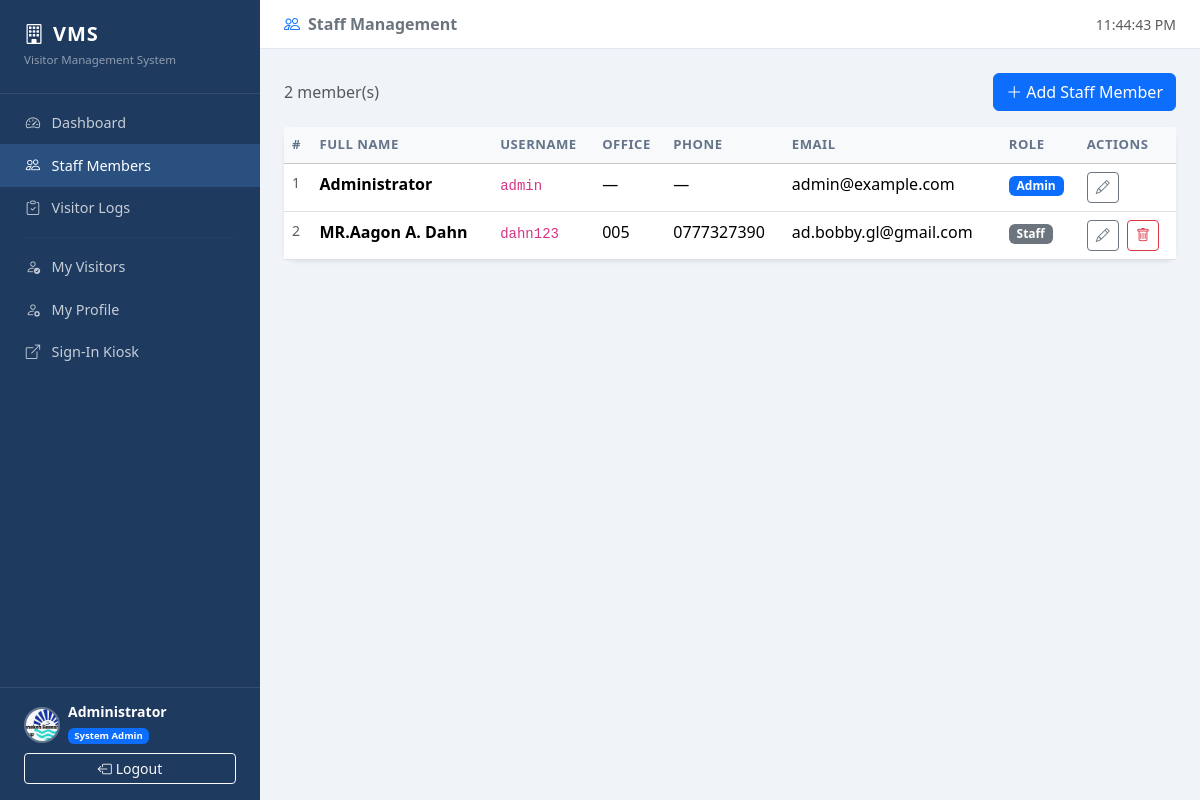
Screenshot of /admin/staff (signed in) with the database file from the repository.
### app.py (models this page shows, shortened)
class User(UserMixin, db.Model):
    __tablename__ = 'users'
    id = db.Column(db.Integer, primary_key=True)
    full_name = db.Column(db.String(120), nullable=False)
    office_number = db.Column(db.String(50), default='')
    phone = db.Column(db.String(30), default='')
    email = db.Column(db.String(120), default='')
    username = db.Column(db.String(80), unique=True, nullable=False)
    password_hash = db.Column(db.String(256), nullable=False)
    is_admin = db.Column(db.Boolean, default=False)
    avatar = db.Column(db.String(200), default='')
    created_at = db.Column(db.DateTime, default=datetime.utcnow)
    visits = db.relationship('Visit', backref='staff', lazy=True,
                             cascade='all, delete-orphan')

### app.py (the view)
@app.route('/admin/staff')
@admin_required
def admin_staff():
    staff = User.query.order_by(User.full_name).all()
    return render_template('admin/staff.html', staff=staff)

### app.py (called while the page is built)
@login_manager.user_loader
def load_user(user_id):
    return db.session.get(User, int(user_id))

def admin_required(f):
    @wraps(f)
    @login_required
    def decorated(*args, **kwargs):
        if not current_user.is_admin:
            flash('Admin access required.', 'danger')
            return redirect(url_for('dashboard'))
        return f(*args, **kwargs)
    return decorated

### templates/admin/staff.html (shortened to what this page needs)
{% extends "base.html" %}
{% block page_title %}<i class="bi bi-people me-2 text-primary"></i>Staff Management{% endblock %}
{% block content %}
<div class="d-flex justify-content-between align-items-center mb-3">
  <span class="text-muted">{{ staff | length }} member(s)</span>
  <button class="btn btn-primary" data-bs-toggle="modal" data-bs-target="#addModal">
    <i class="bi bi-plus-lg me-1"></i>Add Staff Member
  </button>
</div>
<div class="card border-0 shadow-sm" style="border-radius:12px;">
  <div class="card-body p-0">
    <div class="table-responsive">
      <table class="table table-hover mb-0">
        <thead class="table-light">
          <tr>
            <th>#</th><th>Full Name</th><th>Username</th>
            <th>Office</th><th>Phone</th><th>Email</th>
            <th>Role</th><th>Actions</th>
          </tr>
        </thead>
        <tbody>
          {% for member in staff %}
          <tr>
            <td class="text-muted small">{{ loop.index }}</td>
            <td class="fw-semibold">{{ member.full_name }}</td>
            <td><code>{{ member.username }}</code></td>
            <td>{{ member.office_number or '—' }}</td>
            <td>{{ member.phone or '—' }}</td>
            <td>{{ member.email or '—' }}</td>
            <td>
              {% if member.is_admin %}
              <span class="badge bg-primary">Admin</span>
              {% else %}
              <span class="badge bg-secondary">Staff</span>
              {% endif %}
            </td>
            <td>
              <button class="btn btn-sm btn-outline-secondary me-1"
                data-bs-toggle="modal" data-bs-target="#editModal{{ member.id }}">
                <i class="bi bi-pencil"></i>
              </button>
              {% if member.id != current_user.id %}
              <button class="btn btn-sm btn-outline-danger"
                data-bs-toggle="modal" data-bs-target="#delModal{{ member.id }}">
                <i class="bi bi-trash"></i>
              </button>
              {% endif %}
            </td>
          </tr>
          {% endfor %}
        </tbody>
      </table>
    </div>
  </div>
</div>
{% endblock %}

### templates/base.html (shortened to what this page needs)
<!DOCTYPE html>
<html lang="en">
<head>
  <link href="https://cdn.jsdelivr.net/npm/bootstrap@5.3.2/dist/css/bootstrap.min.css" rel="stylesheet">
  <link href="https://cdn.jsdelivr.net/npm/bootstrap-icons@1.11.3/font/bootstrap-icons.css" rel="stylesheet">
</head>
<body>
<div id="sidebar">
  <div class="brand">
    <h5><i class="bi bi-building me-2"></i>VMS</h5>
    <small>Visitor Management System</small>
  </div>
  <nav class="mt-2">
    {% if current_user.is_admin %}
    <a href="{{ url_for('admin_dashboard') }}" class="nav-link {% if request.endpoint == 'admin_dashboard' %}active{% endif %}">
      <i class="bi bi-speedometer2"></i> Dashboard
    </a>
    <a href="{{ url_for('admin_staff') }}" class="nav-link {% if request.endpoint == 'admin_staff' %}active{% endif %}">
      <i class="bi bi-people"></i> Staff Members
    </a>
    <a href="{{ url_for('admin_visitors') }}" class="nav-link {% if request.endpoint == 'admin_visitors' %}active{% endif %}">
      <i class="bi bi-clipboard-check"></i> Visitor Logs
    </a>
    <hr style="border-color:rgba(255,255,255,0.1); margin: 0.5rem 1.5rem;">
    {% endif %}
    <a href="{{ url_for('dashboard') }}" class="nav-link {% if request.endpoint == 'dashboard' %}active{% endif %}">
      <i class="bi bi-person-check"></i> My Visitors
    </a>
    <a href="{{ url_for('profile') }}" class="nav-link {% if request.endpoint == 'profile' %}active{% endif %}">
      <i class="bi bi-person-gear"></i> My Profile
    </a>
    <a href="{{ url_for('index') }}" class="nav-link" target="_blank">
      <i class="bi bi-box-arrow-up-right"></i> Sign-In Kiosk
    </a>
  </nav>
  <div class="sidebar-footer">
    <div class="d-flex align-items-center gap-2 mb-2">
      {% if current_user.avatar %}
      <img src="{{ url_for('static', filename='avatars/' + current_user.avatar) }}"
           class="avatar-sm" alt="avatar">
      {% else %}
      <div class="avatar-initials">{{ current_user.full_name[0].upper() }}</div>
      {% endif %}
      <div>
        <div class="text-white small fw-semibold" style="line-height:1.2;">{{ current_user.full_name }}</div>
        <div>
          {% if current_user.is_admin %}
          <span class="badge bg-primary" style="font-size:0.6rem;">System Admin</span>
          {% else %}
          <span class="badge bg-secondary" style="font-size:0.6rem;">Staff</span>
          {% endif %}
        </div>
      </div>
    </div>
    <a href="{{ url_for('logout') }}" class="btn btn-sm btn-outline-light w-100">
      <i class="bi bi-box-arrow-left me-1"></i>Logout
    </a>
  </div>
</div>
<div id="main">
  <div id="topbar">
    <span class="fw-semibold text-secondary">{% block page_title %}{% endblock %}</span>
    <span class="text-muted small" id="clock"></span>
  </div>
  <div id="content">
    {% block content %}{% endblock %}
  </div>
</div>
</body>
</html>

### templates/base.html (style rules this page uses)
:root { --sidebar-bg: #1e3a5f; --sidebar-hover: #2a5080; --accent: #2196F3; }
body { background: #f0f4f8; min-height: 100vh; }
#sidebar { width: 260px; min-height: 100vh; background: var(--sidebar-bg); position: fixed; top: 0; left: 0; z-index: 100; display: flex; flex-direction: column; transition: transform 0.3s; }
#sidebar .brand { padding: 1.4rem 1.5rem; border-bottom: 1px solid rgba(255,255,255,0.1); }
#sidebar .brand h5 { color: #fff; margin: 0; font-weight: 700; letter-spacing: 1px; }
#sidebar .brand small { color: rgba(255,255,255,0.5); font-size: 0.72rem; }
#sidebar .nav-link { color: rgba(255,255,255,0.75); padding: 0.65rem 1.5rem; display: flex; align-items: center; gap: 0.6rem; border-radius: 0; transition: background 0.15s, color 0.15s; font-size: 0.9rem; }
#sidebar .nav-link:hover, #sidebar .nav-link.active { background: var(--sidebar-hover); color: #fff; }
#sidebar .nav-link i { width: 18px; text-align: center; }
#sidebar .sidebar-footer { margin-top: auto; padding: 1rem 1.5rem; border-top: 1px solid rgba(255,255,255,0.1); }
.avatar-sm { width: 36px; height: 36px; border-radius: 50%; object-fit: cover; border: 2px solid rgba(255,255,255,0.3); }
#main { margin-left: 260px; min-height: 100vh; }
#topbar { background: #fff; border-bottom: 1px solid #e0e7ef; padding: 0.75rem 1.5rem; display: flex; align-items: center; justify-content: space-between; position: sticky; top: 0; z-index: 50; }
#content { padding: 1.5rem; }
.table th { font-weight: 600; font-size: 0.82rem; text-transform: uppercase; letter-spacing: 0.5px; color: #64748b; }

### rows the page displays
User: avatar (picture), full_name "Administrator", username "admin", office_number "—", phone "—", email "admin@example.com", is_admin "Admin"
User: full_name "MR.Aagon A. Dahn", username "dahn123", office_number "005", phone "0777327390", email "ad.bobby.gl@gmail.com", is_admin "Staff"

### other values shown
{{ staff | length }} "2"
